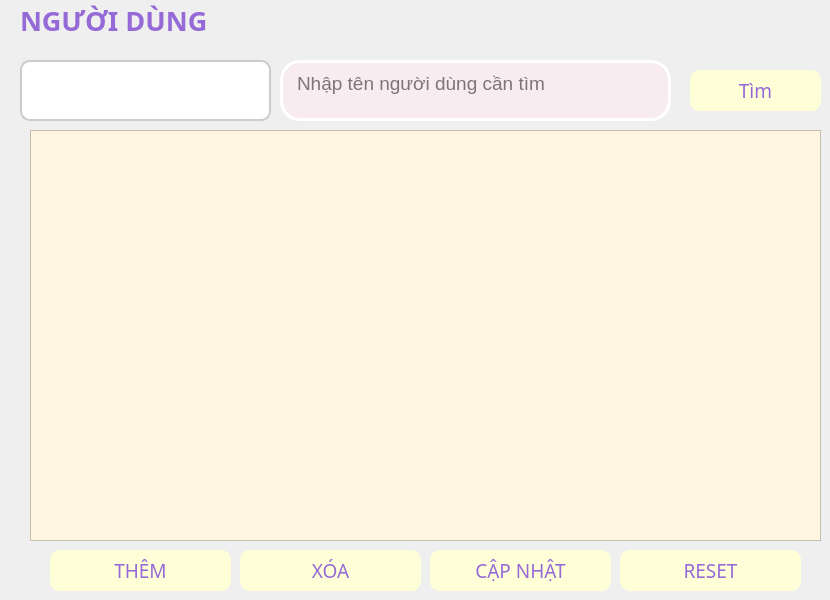
    <widget class="QWidget" name="nguoidung">
     <widget class="QTextEdit" name="txt_timkiem">
      <property name="geometry">
       <rect>
        <x>280</x>
        <y>60</y>
        <width>391</width>
        <height>61</height>
       </rect>
      </property>
      <property name="font">
       <font>
        <pointsize>14</pointsize>
       </font>
      </property>
      <property name="styleSheet">
       <string notr="true">background-color: rgb(248, 236, 240);
border: 3px solid #ffffff;  /* Viền màu hồng */
        border-radius: 20px;
        padding: 5px 10px;</string>
      </property>
      <property name="placeholderText">
       <string>Nhập tên người dùng cần tìm</string>
      </property>
     </widget>
     <widget class="QPushButton" name="btn_sua">
      <property name="geometry">
       <rect>
        <x>430</x>
        <y>550</y>
        <width>181</width>
        <height>41</height>
       </rect>
      </property>
      <property name="font">
       <font>
        <family>Segoe UI Black</family>
        <pointsize>14</pointsize>
        <weight>10</weight>
        <italic>false</italic>
        <bold>false</bold>
       </font>
      </property>
      <property name="styleSheet">
       <string notr="true">QPushButton {
font: 87 14pt &quot;Segoe UI Black&quot;;
    background-color:rgb(255, 255, 215); /* Màu nền xanh dương */
    /* Màu chữ trắng rgb(255, 255, 215)*/
	color: rgb(149, 106, 214);
    border-radius: 10px; /* Bo góc */
}
QPushButton:hover {
 /* Màu nền khi rê chuột */
	background-color: rgb(108, 187, 174);
color: white
}
QPushButton:pressed {
    background-color: rgb(31, 97, 141); /* Màu nền khi nhấn */
}</string>
      </property>
      <property name="text">
       <string>CẬP NHẬT</string>
      </property>
     </widget>
     <widget class="QPushButton" name="btn_themND">
      <property name="geometry">
       <rect>
        <x>50</x>
        <y>550</y>
        <width>181</width>
        <height>41</height>
       </rect>
      </property>
      <property name="font">
       <font>
        <family>Segoe UI Black</family>
        <pointsize>14</pointsize>
        <weight>10</weight>
        <italic>false</italic>
        <bold>false</bold>
       </font>
      </property>
      <property name="styleSheet">
       <string notr="true">QPushButton {
font: 87 14pt &quot;Segoe UI Black&quot;;
    background-color:rgb(255, 255, 215); /* Màu nền xanh dương */
    /* Màu chữ trắng rgb(255, 255, 215)*/
	color: rgb(149, 106, 214);
    border-radius: 10px; /* Bo góc */
}
QPushButton:hover {
 /* Màu nền khi rê chuột */
	background-color: rgb(108, 187, 174);
color: white
}
QPushButton:pressed {
    background-color: rgb(31, 97, 141); /* Màu nền khi nhấn */
}</string>
      </property>
      <property name="text">
       <string>THÊM</string>
      </property>
     </widget>
     <widget class="QComboBox" name="cbo_role">
      <property name="geometry">
       <rect>
        <x>20</x>
        <y>60</y>
        <width>251</width>
        <height>61</height>
       </rect>
      </property>
      <property name="font">
       <font>
        <family>Segoe UI Black</family>
        <pointsize>12</pointsize>
        <weight>10</weight>
        <italic>false</italic>
        <bold>false</bold>
       </font>
      </property>
      <property name="styleSheet">
       <string notr="true">QComboBox {
	font: 87 12pt &quot;Segoe UI Black&quot;;
          background-color: white;
          border: 2px solid #ccc;
          border-radius: 10px;
          padding: 5px;

      }
      QComboBox::drop-down {
          border: none;
          background: transparent;
      }
      QComboBox::down-arrow {
          image: url(down-arrow.png); /* Thay bằng icon của bạn */
          width: 14px;
          height: 14px;
      }
</string>
      </property>
      <item>
       <property name="text">
        <string/>
       </property>
      </item>
      <item>
       <property name="text">
        <string/>
       </property>
      </item>
     </widget>
     <widget class="QPushButton" name="btn_xoa">
      <property name="geometry">
       <rect>
        <x>240</x>
        <y>550</y>
        <width>181</width>
        <height>41</height>
       </rect>
      </property>
      <property name="font">
       <font>
        <family>Segoe UI Black</family>
        <pointsize>14</pointsize>
        <weight>10</weight>
        <italic>false</italic>
        <bold>false</bold>
       </font>
      </property>
      <property name="styleSheet">
       <string notr="true">QPushButton {
font: 87 14pt &quot;Segoe UI Black&quot;;
    background-color:rgb(255, 255, 215); /* Màu nền xanh dương */
    /* Màu chữ trắng rgb(255, 255, 215)*/
	color: rgb(149, 106, 214);
    border-radius: 10px; /* Bo góc */
}
QPushButton:hover {
 /* Màu nền khi rê chuột */
	background-color: rgb(108, 187, 174);
color: white
}
QPushButton:pressed {
    background-color: rgb(31, 97, 141); /* Màu nền khi nhấn */
}</string>
      </property>
      <property name="text">
       <string>XÓA</string>
      </property>
     </widget>
     <widget class="QLabel" name="label_17">
      <property name="geometry">
       <rect>
        <x>20</x>
        <y>0</y>
        <width>281</width>
        <height>41</height>
       </rect>
      </property>
      <property name="font">
       <font>
        <family>Segoe UI Black</family>
        <pointsize>20</pointsize>
        <weight>75</weight>
        <bold>true</bold>
       </font>
      </property>
      <property name="styleSheet">
       <string notr="true">color: rgb(149, 106, 214);</string>
      </property>
      <property name="text">
       <string>NGƯỜI DÙNG</string>
      </property>
     </widget>
     <widget class="QPushButton" name="btn_refresh_2">
      <property name="geometry">
       <rect>
        <x>620</x>
        <y>550</y>
        <width>181</width>
        <height>41</height>
       </rect>
      </property>
      <property name="font">
       <font>
        <family>Segoe UI Black</family>
        <pointsize>14</pointsize>
        <weight>10</weight>
        <italic>false</italic>
        <bold>false</bold>
       </font>
      </property>
      <property name="styleSheet">
       <string notr="true">QPushButton {
font: 87 14pt &quot;Segoe UI Black&quot;;
    background-color:rgb(255, 255, 215); /* Màu nền xanh dương */
    /* Màu chữ trắng rgb(255, 255, 215)*/
	color: rgb(149, 106, 214);
    border-radius: 10px; /* Bo góc */
}
QPushButton:hover {
 /* Màu nền khi rê chuột */
	background-color: rgb(108, 187, 174);
color: white
}
QPushButton:pressed {
    background-color: rgb(31, 97, 141); /* Màu nền khi nhấn */
}</string>
      </property>
      <property name="text">
       <string>RESET</string>
      </property>
     </widget>
     <widget class="QPushButton" name="btn_timkiem">
      <property name="geometry">
       <rect>
        <x>690</x>
        <y>70</y>
        <width>131</width>
        <height>41</height>
       </rect>
      </property>
      <property name="font">
       <font>
        <family>Segoe UI Black</family>
        <pointsize>14</pointsize>
        <weight>10</weight>
        <italic>false</italic>
        <bold>false</bold>
       </font>
      </property>
      <property name="styleSheet">
       <string notr="true">QPushButton {
font: 87 14pt &quot;Segoe UI Black&quot;;
    background-color:rgb(255, 255, 215); /* Màu nền xanh dương */
    /* Màu chữ trắng rgb(255, 255, 215)*/
	color: rgb(149, 106, 214);
    border-radius: 10px; /* Bo góc */
}
QPushButton:hover {
 /* Màu nền khi rê chuột */
	background-color: rgb(108, 187, 174);
color: white
}
QPushButton:pressed {
    background-color: rgb(31, 97, 141); /* Màu nền khi nhấn */
}</string>
      </property>
      <property name="text">
       <string>Tìm</string>
      </property>
     </widget>
     <widget class="QTableView" name="tb_user">
      <property name="geometry">
       <rect>
        <x>30</x>
        <y>130</y>
        <width>791</width>
        <height>411</height>
       </rect>
      </property>
      <property name="styleSheet">
       <string notr="true">
    QTableView {
        background-color: #FFF5E1;  /* Màu nền */
        alternate-background-color: #FFDAB9;  /* Màu xen kẽ */
        gridline-color: #8B0000;  /* Màu đường kẻ */
        color: #000;  /* Màu chữ */
    }
    QHeaderView::section {
        background-color: #FF7F50;  /* Màu tiêu đề */
        color: white;
        font-weight: bold;
        padding: 5px;
    }</string>
      </property>
      <property name="editTriggers">
       <set>QAbstractItemView::NoEditTriggers</set>
      </property>
      <property name="alternatingRowColors">
       <bool>true</bool>
      </property>
     </widget>
    </widget>
